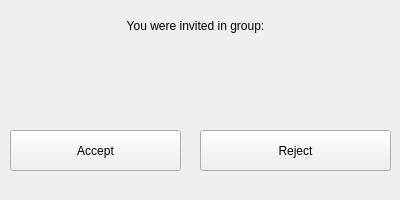
<?xml version="1.0" encoding="UTF-8"?>
<ui version="4.0">
 <class>Dialog</class>
 <widget class="QDialog" name="Dialog">
  <property name="geometry">
   <rect>
    <x>0</x>
    <y>0</y>
    <width>400</width>
    <height>200</height>
   </rect>
  </property>
  <property name="windowTitle">
   <string>Dialog</string>
  </property>
  <widget class="QPushButton" name="pushButton">
   <property name="geometry">
    <rect>
     <x>10</x>
     <y>130</y>
     <width>171</width>
     <height>41</height>
    </rect>
   </property>
   <property name="cursor">
    <cursorShape>PointingHandCursor</cursorShape>
   </property>
   <property name="styleSheet">
    <string notr="true">font: 12pt &quot;MS Shell Dlg 2&quot;;</string>
   </property>
   <property name="text">
    <string>Accept</string>
   </property>
   <property name="autoDefault">
    <bool>false</bool>
   </property>
  </widget>
  <widget class="QPushButton" name="pushButton_3">
   <property name="geometry">
    <rect>
     <x>200</x>
     <y>130</y>
     <width>191</width>
     <height>41</height>
    </rect>
   </property>
   <property name="cursor">
    <cursorShape>PointingHandCursor</cursorShape>
   </property>
   <property name="styleSheet">
    <string notr="true">font: 12pt &quot;MS Shell Dlg 2&quot;;</string>
   </property>
   <property name="text">
    <string>Reject</string>
   </property>
   <property name="autoDefault">
    <bool>false</bool>
   </property>
  </widget>
  <widget class="QLabel" name="label">
   <property name="geometry">
    <rect>
     <x>10</x>
     <y>10</y>
     <width>371</width>
     <height>31</height>
    </rect>
   </property>
   <property name="styleSheet">
    <string notr="true">font: 14pt &quot;MS Shell Dlg 2&quot;;</string>
   </property>
   <property name="text">
    <string>You were invited in group:</string>
   </property>
   <property name="alignment">
    <set>Qt::AlignCenter</set>
   </property>
  </widget>
  <widget class="QLabel" name="label_3">
   <property name="geometry">
    <rect>
     <x>10</x>
     <y>50</y>
     <width>370</width>
     <height>71</height>
    </rect>
   </property>
   <property name="styleSheet">
    <string notr="true">font: 14pt &quot;MS Shell Dlg 2&quot;;</string>
   </property>
   <property name="text">
    <string/>
   </property>
   <property name="alignment">
    <set>Qt::AlignCenter</set>
   </property>
  </widget>
 </widget>
 <resources/>
 <connections/>
</ui>
